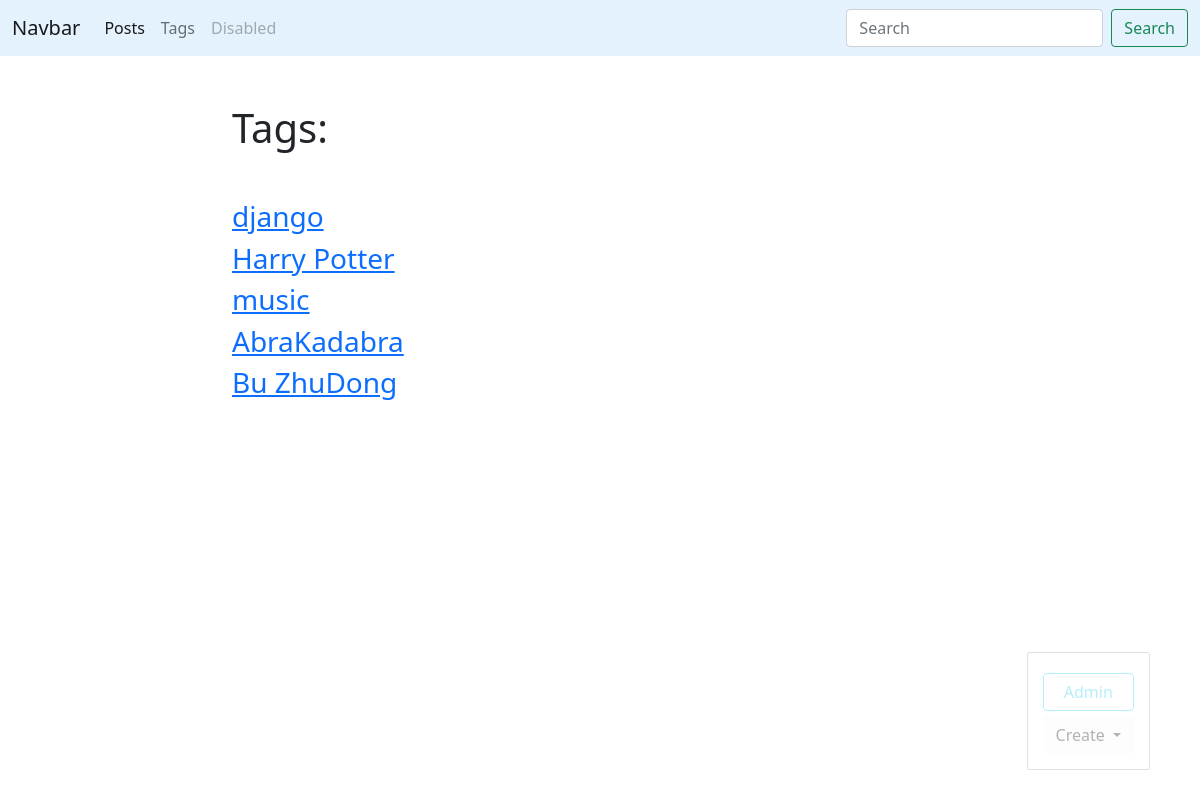
The app's page /blog/tags/ (signed in) with its own data.
### blog/models.py (models this page shows, shortened)
class Tag(models.Model):
    title = models.CharField(max_length=50)
    slug = models.SlugField(max_length=50, unique=True)
    def get_absolute_url(self):
        return reverse('tag_detail_url', kwargs={'slug': self.slug})

### blog/views.py (the view)
# urls.py: path('tags/', tags_list, name='tags_list_url'),
def tags_list(request):
    tags = Tag.objects.all()
    return render(request, 'blog/tags_list.html',
                  context={'tags': tags})

### blog/templates/blog/tags_list.html
{% extends 'blog/base_blog.html' %}
{% block content %}
    <h1 class="mb-5">Tags:</h1>
    {% for tag in tags %}
        <h3><a href="{{ tag.get_absolute_url }}">{{ tag.title }}</a></h3>
    {% endfor %}
{% endblock %}

### records on screen
Tag: title "django"
Tag: title "Harry Potter"
Tag: title "music"
Tag: title "AbraKadabra"
Tag: title "Bu ZhuDong"
